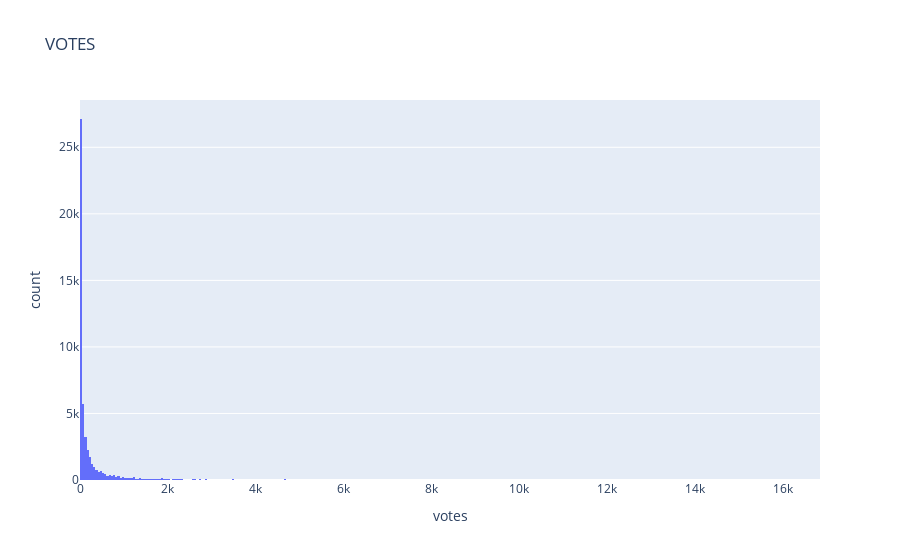

Notebook code cell kept with this figure:
### Code cell
x=zomato["votes"]
fig=px.histogram(zomato,x=x,title="VOTES")
fig.show()

### Figure 1 — Plotly figure (JSON) as saved in the notebook; plotly's stock layout.template omitted (floating-point values rounded to 4 significant figures; data arrays with more than 128 entries replaced by an {"elided": "..."} marker saying what was removed)
{"data": [{"alignmentgroup": "True", "bingroup": "x", "hovertemplate": "votes=%{x}<br>count=%{y}<extra></extra>", "legendgroup": "", "marker": {"color": "#636efa", "pattern": {"shape": ""}}, "name": "", "offsetgroup": "", "orientation": "v", "showlegend": false, "type": "histogram", "x": {"elided": "51042 int values"}, "xaxis": "x", "yaxis": "y"}], "layout": {"barmode": "relative", "legend": {"tracegroupgap": 0}, "title": {"text": "VOTES"}, "xaxis": {"anchor": "y", "domain": [0, 1], "title": {"text": "votes"}}, "yaxis": {"anchor": "x", "domain": [0, 1], "title": {"text": "count"}}}}
